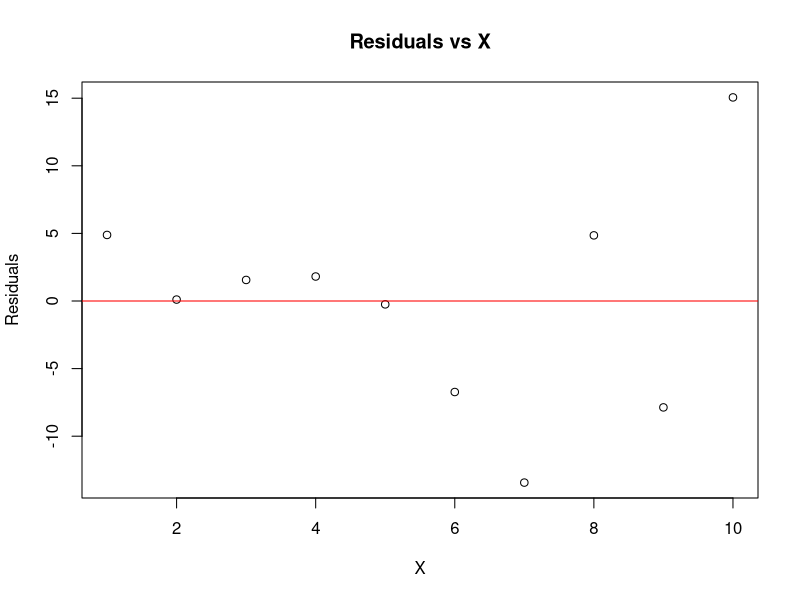
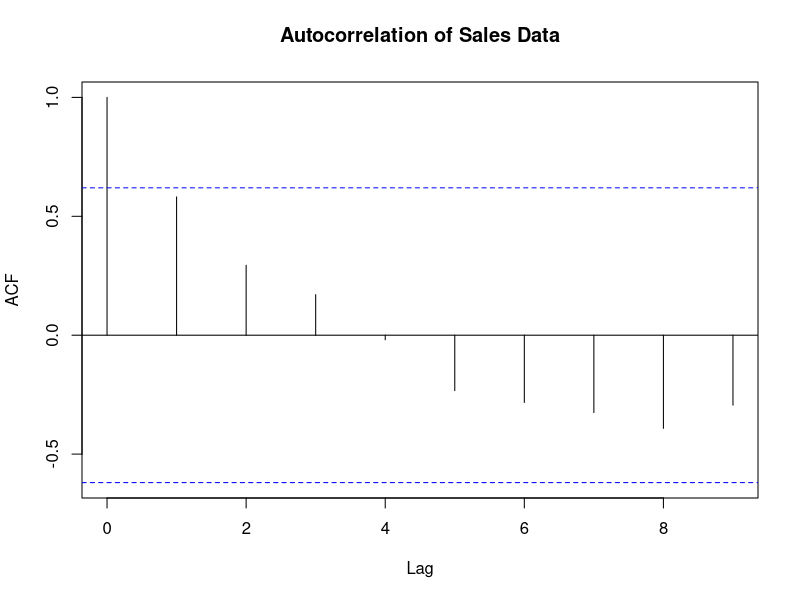

Here is the R script that generated these plots, in order:
install.packages("lmtest")
library(lmtest)
x<-c(1,2,3,4,5,6,7,8,9,10)
y<-c(2,5,9,13,18,24,31,39,48,60) + rnorm(10, mean=0, sd=x)
model<-lm(y~x)
plot(x, residuals(model), main="Residuals vs X", ylab="Residuals", xlab="X")
abline(h=0, col="red")
bptest(model)



install.packages("stats")
library(stats)
sales_data<-c(100, 102, 104, 103, 105, 107, 106, 108, 110, 112)
acf(sales_data, main="Autocorrelation of Sales Data")
acf_values<-acf(sales_data, plot=FALSE)
print(acf_values)



install.packages("car")
library(car)
set.seed(123)
X1<-c(1,2,3,4,5,6,7,8,9,10)
X2<-X1*2+rnorm(10, mean=0, sd=0.5)
Y<-3+2*X1+1.5*X2+rnorm(10, mean=0, sd=1)
model_mc<-lm(Y~X1+X2)
vif_values<-vif(model_mc)
print(vif_values)